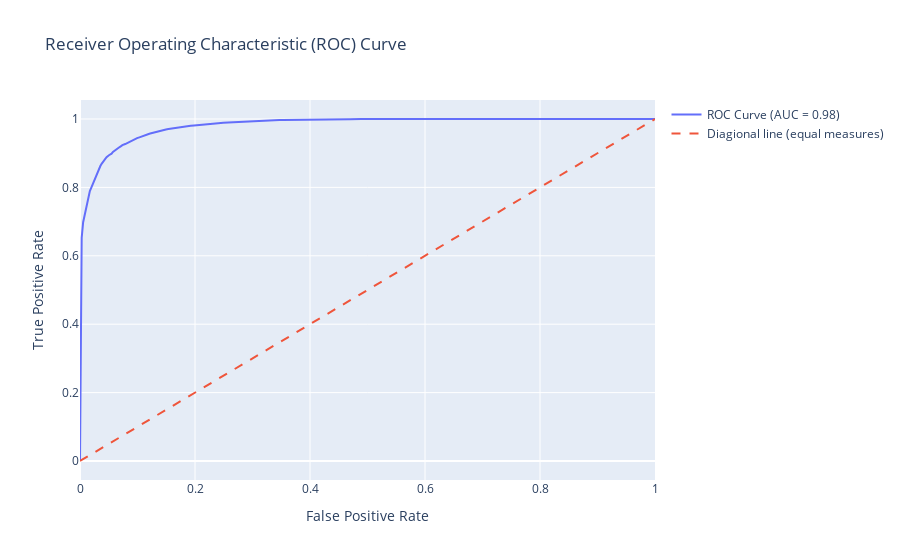

Notebook code cell kept with this figure:
### Code cell
#Plotting ROC Curve
import plotly.graph_objects as go
from sklearn.metrics import roc_curve, roc_auc_score

# Predicted probabilities from the fitted grid search
y_pred_prob = rf_fitted_grid.predict_proba(X_test)[:, 1]

# FPR, TPR and Thresholds
fpr, tpr, thresholds = roc_curve(y_test, y_pred_prob)

#AUC score
auc_score = roc_auc_score(y_test, y_pred_prob)

#ROC curve 
roc_trace = go.Scatter(
    x=fpr,
    y=tpr,
    mode='lines',
    name='ROC Curve (AUC = {:.2f})'.format(auc_score)
)

#Diagonal line trace
diagonal_trace = go.Scatter(
    x=[0, 1],
    y=[0, 1],
    mode='lines',
    name='Diagional line (equal measures)',
    line=dict(dash='dash')
)

#Layout & figure
layout = go.Layout(
    title='Receiver Operating Characteristic (ROC) Curve',
    xaxis=dict(title='False Positive Rate'),
    yaxis=dict(title='True Positive Rate'),
    showlegend=True
)

fig = go.Figure(data=[roc_trace, diagonal_trace], layout=layout)


fig.show()

### Figure 1 — Plotly figure (JSON) as saved in the notebook; plotly's stock layout.template omitted (floating-point values rounded to 4 significant figures)
{"data": [{"mode": "lines", "name": "ROC Curve (AUC = 0.98)", "type": "scatter", "x": [0, 0.002007, 0.002919, 0.005473, 0.009122, 0.01204, 0.01496, 0.01715, 0.02062, 0.0239, 0.02609, 0.02864, 0.03138, 0.03375, 0.0354, 0.03758, 0.04032, 0.04324, 0.04616, 0.05036, 0.05492, 0.05729, 0.06039, 0.06422, 0.06714, 0.07079, 0.07371, 0.07864, 0.08228, 0.08593, 0.09013, 0.09396, 0.09725, 0.09925, 0.1033, 0.1073, 0.1109, 0.114, 0.1182, 0.1221, 0.1257, 0.1288, 0.1337, 0.137, 0.1388, 0.1418, 0.1458, 0.1494, 0.1538, 0.1578, 0.1624, 0.1686, 0.172, 0.1772, 0.1819, 0.1859, 0.1892, 0.1925, 0.1983, 0.2032, 0.2071, 0.2116, 0.2167, 0.2231, 0.2293, 0.2365, 0.2401, 0.245, 0.249, 0.2549, 0.26, 0.2651, 0.2684, 0.2724, 0.279, 0.2837, 0.289, 0.2947, 0.3009, 0.3069, 0.3134, 0.3198, 0.3273, 0.3361, 0.3415, 0.347, 0.3529, 0.3642, 0.3722, 0.3811, 0.3926, 0.4027, 0.4138, 0.4244, 0.4373, 0.4517, 0.4696, 0.489, 0.5163, 0.5519, 0.6139, 1], "y": [0, 0.5652, 0.6524, 0.6983, 0.7288, 0.752, 0.772, 0.7891, 0.8029, 0.8167, 0.8278, 0.8374, 0.8463, 0.8551, 0.8624, 0.8691, 0.8757, 0.882, 0.8884, 0.8941, 0.8988, 0.9038, 0.9083, 0.9122, 0.916, 0.9201, 0.9237, 0.9267, 0.9301, 0.9335, 0.9367, 0.9392, 0.9417, 0.944, 0.9464, 0.9493, 0.9514, 0.9539, 0.9556, 0.9574, 0.9592, 0.9609, 0.9625, 0.9641, 0.9658, 0.967, 0.9683, 0.9695, 0.9707, 0.9719, 0.9732, 0.9743, 0.9754, 0.9764, 0.9772, 0.9785, 0.9794, 0.9805, 0.9812, 0.9822, 0.9831, 0.9839, 0.9847, 0.9853, 0.9862, 0.9869, 0.9877, 0.9884, 0.989, 0.9895, 0.9901, 0.9907, 0.991, 0.9916, 0.9921, 0.9927, 0.9932, 0.9938, 0.9943, 0.9945, 0.9951, 0.9955, 0.9958, 0.9963, 0.9966, 0.9969, 0.9972, 0.9976, 0.9977, 0.998, 0.9983, 0.9985, 0.9987, 0.999, 0.9994, 0.9995, 0.9996, 0.9998, 0.9998, 0.9999, 1, 1]}, {"line": {"dash": "dash"}, "mode": "lines", "name": "Diagional line (equal measures)", "type": "scatter", "x": [0, 1], "y": [0, 1]}], "layout": {"showlegend": true, "title": {"text": "Receiver Operating Characteristic (ROC) Curve"}, "xaxis": {"title": {"text": "False Positive Rate"}}, "yaxis": {"title": {"text": "True Positive Rate"}}}}
